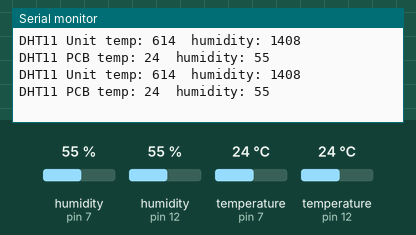
The sketch below on a simulated Arduino Uno, built with avr-gcc and run on an emulated ATmega328P. On the bench: the last lines printed to the serial monitor. Wiring (inferred from the names in the program): 2 × DHT11 sensor: data pin 7 / data pin 12. The inputs (shaded band) are chosen by the test bench; at power-on: humidity (sensors on pin 7, pin 12) 55 %, temperature (sensors on pin 7, pin 12) 24 °C.

Above: at 1.8 s.
1.9 s: humidity (sensor on pin 7) set to 22 %
At 2.9 s:
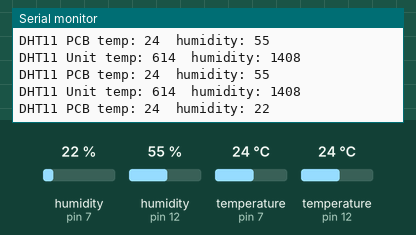
3.4 s: humidity (sensor on pin 12) set to 22 %
At 4.7 s:
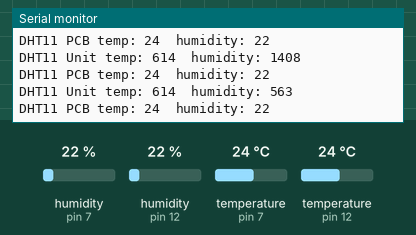
4.9 s: temperature (sensor on pin 7) set to 12 °C
At 5.9 s:
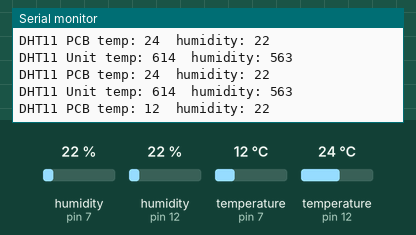
6.4 s: temperature (sensor on pin 12) set to 12 °C
At 7.7 s:
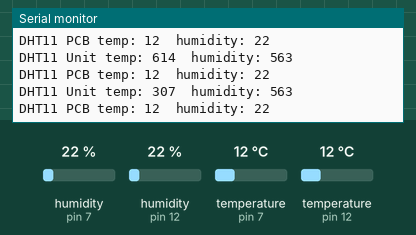
7.9 s: humidity (sensor on pin 7) set to 40 %
At 8.8 s:
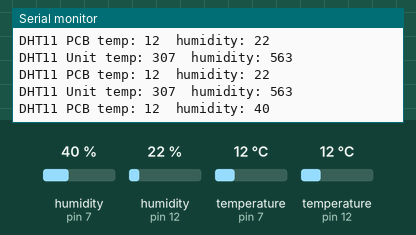
9.4 s: humidity (sensor on pin 12) set to 40 %
At 9.4 s:
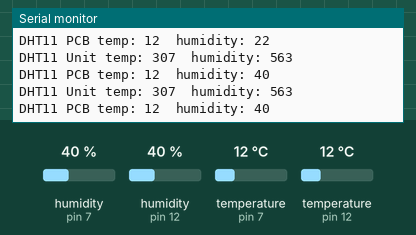
Timing chart, 0 to 11.9 s (numbered marks = the images above; inputs shaded):
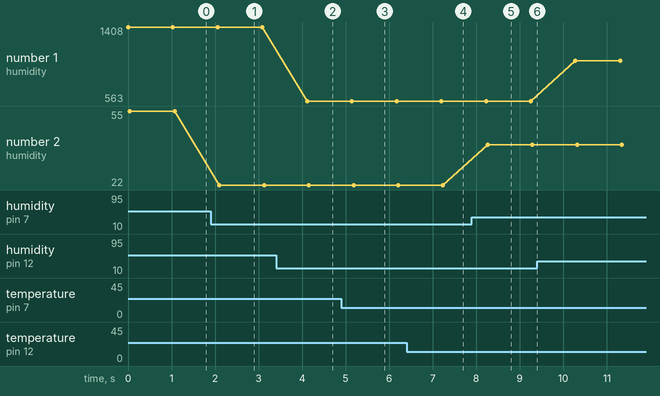

The sketch:

temperature_sensor_test1.ino
```cpp
#include <dht.h>
dht DHT;
int DHTpin=12;
int PCBpin=7;
int check;


void setup() {
  Serial.begin(9600);

}

void loop() {

check =DHT.read(DHTpin);
Serial.print("DHT11 Unit temp: ");
Serial.print(DHT.temperature,0);
Serial.print("\thumidity: ");
Serial.println(DHT.humidity,0);
check= DHT.read11(PCBpin);
Serial.print("DHT11 PCB temp: ");
Serial.print(DHT.temperature,0);
Serial.print("\thumidity: ");
Serial.println(DHT.humidity,0);
delay(1000);


}
```

Measured:
- after the input at 1.9 s, the serial monitor: prints a new line after 0.20 s (image 1)
- after the input at 3.4 s, the serial monitor: prints a new line after 0.72 s (image 2)
- after the input at 4.9 s, the serial monitor: prints a new line after 0.28 s (image 3)
- after the input at 6.4 s, the serial monitor: prints a new line after 0.80 s (image 4)
- after the input at 7.9 s, the serial monitor: prints a new line after 0.36 s (image 5)
- plotted number 1: 1408 → 563 after the input at 3.4 s, 563 → 1024 after the input at 9.4 s
- plotted number 2: 55 → 22 after the input at 1.9 s, 22 → 40 after the input at 7.9 s
